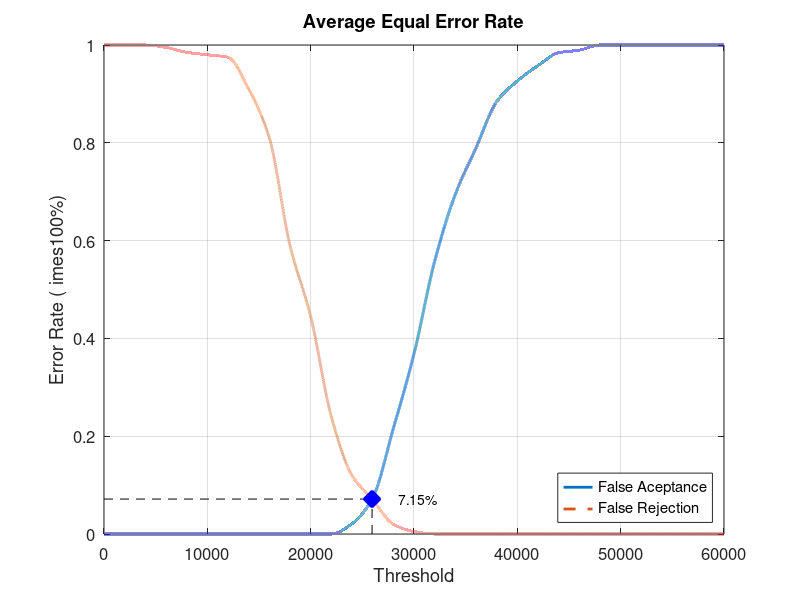
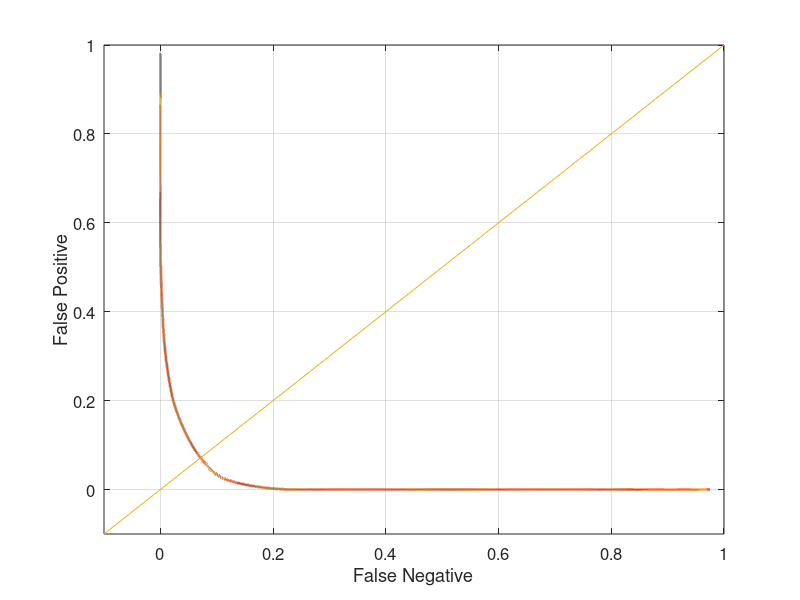

MATLAB code to generate these figures, in order:
close all;
clear;
clc;
x = 0:2000:60000;
xq = 0:0.5:60000;

y0 = [0 0 0 0 0 0 0 0 0 0 0 0 0.0210526 0.0736842 0.215789 0.368421 0.557895 0.694737 0.789474 0.884211 0.926316 0.957895 0.984211 0.989474 1 1 1 1 1 1 1]
yy0 = interp1(x, y0, xq, 'pchip');
y1 = [1 1 1 0.995 0.985 0.98 0.975 0.91 0.81 0.59 0.445 0.24 0.12 0.07 0.02 0.005 0 0 0 0 0 0 0 0 0 0 0 0 0 0 0]
yy1 = interp1(x, y1, xq, 'pchip');

% Calculating EER: 
y2 = abs(y0 - y1);
find(y2 == min(y2))
yy2 = abs(yy0 - yy1);
xEER = find(yy2 == min(yy2));
xEERIndex = xq(xEER) % X-axis EER
yEER = yy0(xEER) % Y-axis EER

main = figure
plot(xq, yy0,'-','LineWidth', 2);	hold on
plot(xq, yy1,'--','LineWidth', 2);	hold on
plot([xEERIndex xEERIndex], [0 yEER], 'k--');	hold on
plot([0 xEERIndex], [yEER yEER], 'k--');	hold on
plot(xEERIndex, yEER, 'bx', 'LineWidth', 10);	hold on
text(xEERIndex + 10 * xEERIndex / 100, yEER, [num2str(round((10000 * yEER)) / 100) '%'])
legend('False Aceptance', 'False Rejection', 'Location', 'SouthEast')
xlabel('Threshold')
ylabel('Error Rate (	imes100%)')
title('Average Equal Error Rate')
set(gca, 'FontSize', 12)
axis([0 60000 0 1])
grid on

print(main, 'Database5_1Main', '-dpng');
FNRxFPR = figure('Color', [1 1 1]);
plot(yy1, yy0, '-', yy1, yy0, 'LineWidth', 2);
hold on
y = -0.1:0.1:1
plot(y, y); 
set(gca, 'FontSize', 12)
xlabel('False Negative')
ylabel('False Positive')
axis([-0.1 1 -0.1 1])
set(gca, 'FontSize', 12)
grid on

print(FNRxFPR, 'Database5_1FNRxFPR','-dpng');
